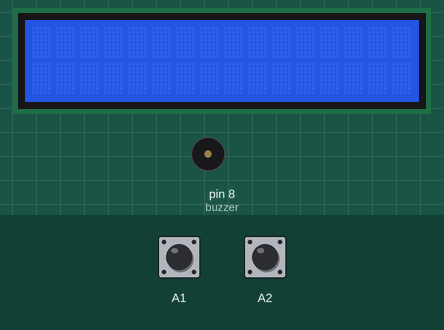
Recording of a sketch running on a simulated Arduino Uno, built with avr-gcc and run on an emulated ATmega328P. Shown: 16×2 character LCD, buzzer (waves = sounding). Inputs (shaded band) come from the test bench; at power-on: A1 HIGH, A2 HIGH.

Above: at 1.2 s.
1.3 s: A1 pulled LOW for 0.15 s
At 3.5 s:
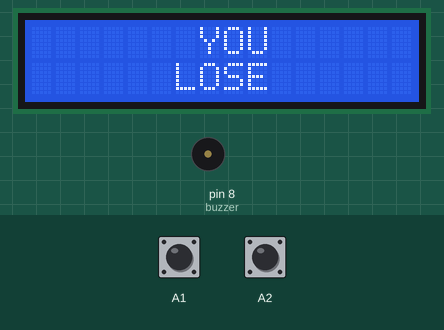
3.8 s: A2 pulled LOW for 0.15 s
At 4.4 s:
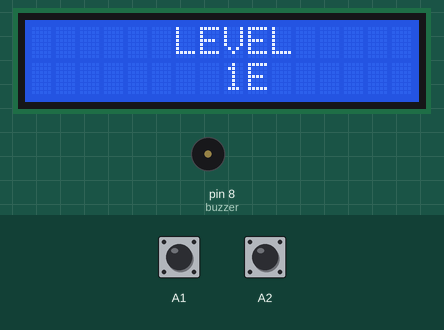
5.4 s: A1 pulled LOW for 1 s
At 7.6 s:
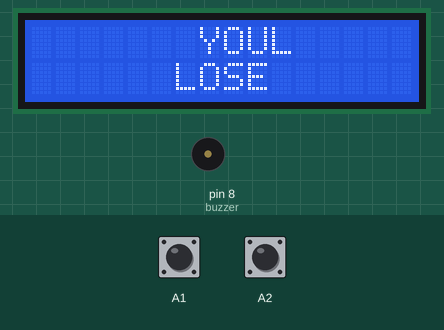
7.9 s: A1 pulled LOW for 3.2 s
At 9.05 s:
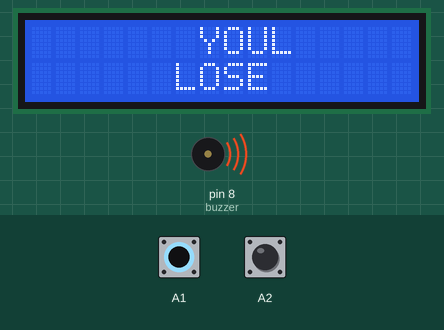
12.6 s: A2 pulled LOW for 1 s
At 13.5 s:
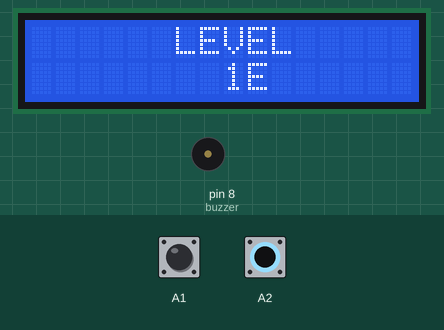
Timing chart, 0 to 15.6 s (numbered marks = the images above; inputs shaded):
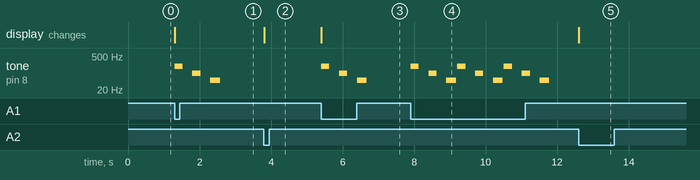

Measured:
- after the input at 1.3 s, tone on pin 8 (buzzer): plays 190 Hz for 0.23 s, 100 Hz for 0.23 s, 50 Hz for 0.27 s, starting at once; the display: changes at once (image 1)
- after the input at 3.8 s, the display: changes at once (image 2)
- after the input at 5.4 s, tone on pin 8 (buzzer): plays 190 Hz for 0.23 s, 100 Hz for 0.23 s, 50 Hz for 0.27 s, starting at once; the display: changes at once (image 3)
- after the input at 7.9 s, tone on pin 8 (buzzer): silent → 190 Hz at once, then repeats every 1.3 s: silent 0.27 s, 100 Hz 0.23 s, silent 0.27 s, 50 Hz 0.27 s, silent 0.03 s, 190 Hz 0.23 s
- after the input at 12.6 s, the display: changes at once (image 5)

The sketch:

Pacman.ino
```cpp
#include <LiquidCrystal.h>

// initialize the library with the numbers of the interface pins
LiquidCrystal lcd(12, 11, 5, 4, 3, 2);

byte pacman1[8] = {
B00000,
B00000,
B01110,
B11011,
B11100,
B11111,
B01110,
};

byte pacman2[8] = {
B00000,
B00000,
B01110,
B11011,
B11111,
B11111,
B01110,
};

byte ghost[8] = {
B00000,
B00000,
B01110,
B10101,
B11111,
B11111,
B10101,
};

int buttonState = 0;
int buttonState2 = 0;
int buzzer = 8;

void setup() {
  pinMode(buzzer, OUTPUT);
  pinMode(A1,INPUT_PULLUP);
  pinMode(A2,INPUT_PULLUP);
  pinMode(A3,INPUT_PULLUP);
  pinMode(A4,INPUT_PULLUP);

  lcd.begin(16, 2);
  lcd.createChar(0, pacman1);
  lcd.createChar(1, pacman2);
  lcd.createChar(2, ghost);
}

void loop() {
  buttonState=digitalRead(A1);
  buttonState2=digitalRead(A2);
  if(buttonState == LOW){
    you_lose();
  }
  if(buttonState2 == LOW){
    //you_won();
    level1();
  }
}

void start(){
 //for(int i=0;i<16;i++){
   lcd.setCursor(0, 0);
   lcd.print("     Pacman");
   lcd.setCursor(0, 1);
  for(int i=0;i<16;i++){
    if(i>0){
      delay(200);
      lcd.setCursor(i-1,1);
      lcd.print(" ");
    }
    if(i == 0){
      delay(200);
      lcd.setCursor(15,1);
      lcd.print(" ");
    }
    if(i % 2 == 0){
    delay(200);
    lcd.setCursor(i, 1);
    lcd.write(byte(0));
    }else{
    delay(200);
    lcd.setCursor(i, 1);
    lcd.write(byte(1));
    }
  }
}

void you_won(){
lcd.setCursor(0,0);
lcd.print("       YOU");
lcd.setCursor(0,1);
  lcd.print("       WON");
win_song();
}

void level1(){
lcd.setCursor(0,0);
lcd.print("      LEVEL");
lcd.setCursor(0,1);
  lcd.print("        1");
}

void you_lose(){
lcd.setCursor(0,0);
lcd.print("       YOU");
lcd.setCursor(0,1);
  lcd.print("      LOSE");
lose_song();
}

void win_song(){
      tone(buzzer,420,200);
      delay(500);
      tone(buzzer,440,200);
      delay(500);
      tone(buzzer,490,270);
      delay(300);
      tone(buzzer,520,200);
      delay(300);
}

void lose_song(){
      tone(buzzer,190,230);
      delay(500);
      tone(buzzer,100,230);
      delay(500);
      tone(buzzer,50,270);
      delay(300);
}
```
